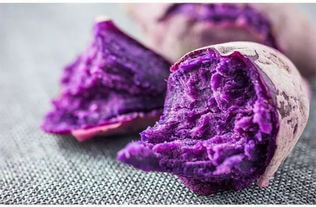
%> input picture 2/1.jpg, 316 x 207 px
$ octave Untitled.m   (GNU Octave 9; MATLAB toolbox functions it lacks are replaced by stand-ins)
%> lines starting %> are read from the running program, lines starting %| are printed output that depends on the picture
num=4;
p=20;
x=cell(num,p);
for t=0:num-1
    Path = 'G:\模式识别课设\datespace2\';
    filePath1 = [Path,int2str(t),'\'];  %拼接字符串

    Path2 = 'G:\模式识别课设\datespace2\原图局部\';   %原图中间部分
    filePath2 = [Path2,int2str(t),'\'];

    Path3 = 'G:\模式识别课设\datespace2\hsv局部\';     %h通道下样本图片中间部分
    filePath3 = [Path3,int2str(t),'\'];

%      Path4 = 'G:\模式识别课设\datespace2\hsv局部\';
%      filePath4 = [Path4,int2str(t),'\'];
    for k=1:p
        image = imread([filePath1,int2str(k),'.jpg']);
%> image is the input picture: size 207x316x3 uint8; mean R, G, B 153.4, 123.4, 159.1
        image = imresize(image,[250 250]);  %图片样本归一化
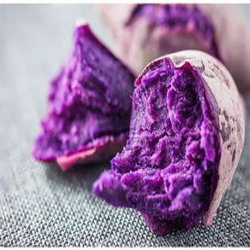
%> image: size 250x250x3 uint8; mean R, G, B 153.3, 123.4, 159.1
%         image = rgb2hsv(image);       %将RGB图或颜色图转化为HSV
%         image = image(:,:,1);         %将H通道作为标准识别
        image=imcrop(image,[100 100 49 49]);    %%截取中间图像
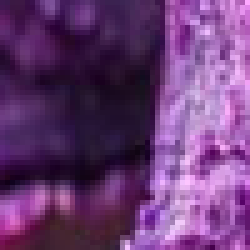
%> image: size 50x50x3 uint8 (shown 5 times larger); mean R, G, B 106, 59.7, 117
        imwrite(image,[filePath2,int2str(k),'.jpg']);%中间图像样本保存

        image = rgb2hsv(image);       %将RGB图或颜色图转化为HSV
%> image: size 50x50x3 double; mean H, S, V 0.801, 0.562, 0.466
        image = image(:,:,1);         %将H通道作为标准识别
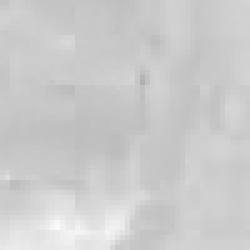
%> image: size 50x50 double (shown 5 times larger); min 0.688, max 0.983, mean 0.801
        imwrite(image,[filePath3,int2str(k),'.jpg']);   %保存h通道样本图片
%> (the run ends here)

$ run again, on 2/10.jpg
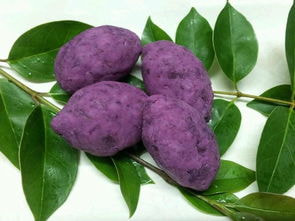
%> input picture 2/10.jpg, 295 x 221 px, given in place of 1.jpg, which was not available
%> image is the input picture: size 221x295x3 uint8; mean R, G, B 125.7, 134.3, 114.5
%> `image = imresize(image,[250 250]);`:
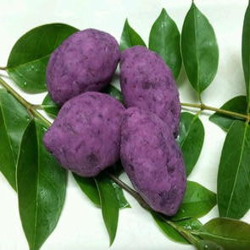
%> image: size 250x250x3 uint8; mean R, G, B 125.7, 134.3, 114.5
%> `image = image(:,:,1);`:
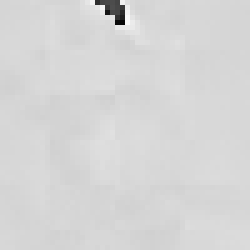
%> image: size 50x50 double (shown 5 times larger); min 0.0303, max 0.978, mean 0.84

$ run again, on 2/11.jpg
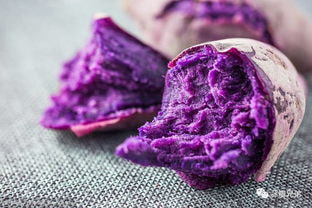
%> input picture 2/11.jpg, 312 x 208 px, given in place of 1.jpg, which was not available
%> image is the input picture: size 208x312x3 uint8; mean R, G, B 149.6, 121.8, 155.4
%> `image = imresize(image,[250 250]);`:
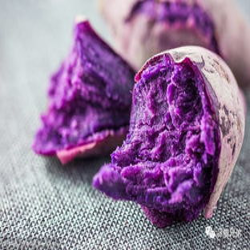
%> image: size 250x250x3 uint8; mean R, G, B 149.6, 121.8, 155.4
%> `image = image(:,:,1);`:
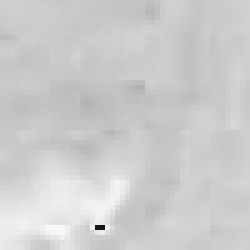
%> image: size 50x50 double (shown 5 times larger); min 0.0833, max 0.978, mean 0.805
